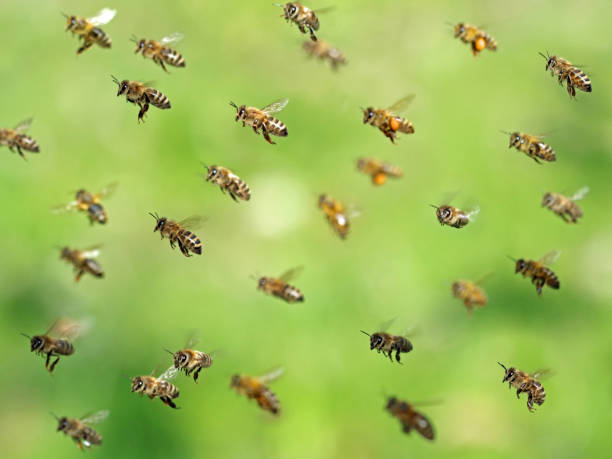
#> input picture Basic level image processing/c7_Histogram_Operations/bee.jpg, 612 x 459 px
$ python K8_2_1_RESIM_Histogram_Blue.py
#> lines starting #> are read from the running program, lines starting #| are printed output that depends on the picture


import cv2
import numpy as np
from matplotlib import pyplot as plt

img = cv2.imread('bee.jpg')
#> img is the input picture: shape (459, 612, 3); mean B, G, R 89.1, 187.1, 158.7

hist = cv2.calcHist([img],[0],None,[256],[0,256])
#> hist = 256 values, max 5564 at index 95, min 2 at index 206, mean 1097.3

plt.plot(hist, color='b')
plt.title('Mavi Kanal')
plt.show()
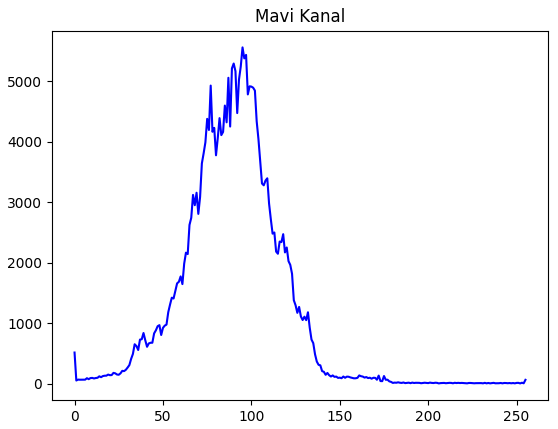
#> figure drawn by matplotlib, 1 panel; curve peaks at x = 95, y = 5564

cv2.imshow("img",img)

cv2.waitKey(0)
cv2.destroyAllWindows()

$ run again, with Basic level image processing/c7_Histogram_Operations/Resim13_Rontgen_Panoramik.jpg copied over Basic level image processing/c7_Histogram_Operations/bee.jpg
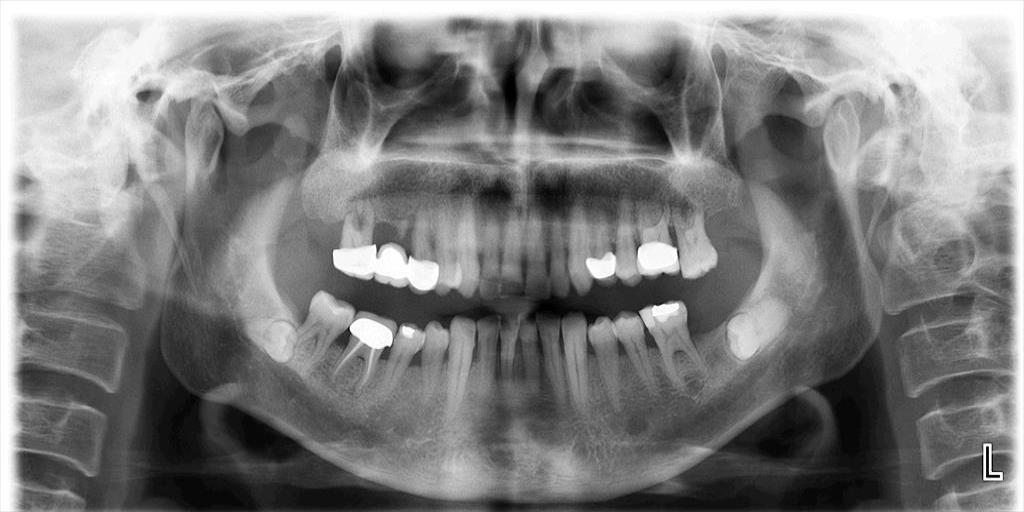
#> input picture Basic level image processing/c7_Histogram_Operations/Resim13_Rontgen_Panoramik.jpg, 1024 x 512 px
#> img is the input picture: shape (512, 1024, 3); min 0, max 255, mean 127.4
#> hist = 256 values, max 11088 at index 255, min 41 at index 3, mean 2048
#> `plt.show()`:
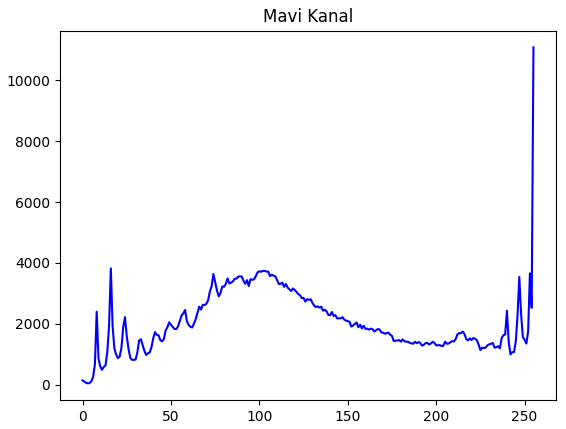
#> figure drawn by matplotlib, 1 panel; curve peaks at x = 255, y = 11088

$ run again, with Basic level image processing/c7_Histogram_Operations/Resim17_Bitewing1.jpg copied over Basic level image processing/c7_Histogram_Operations/bee.jpg
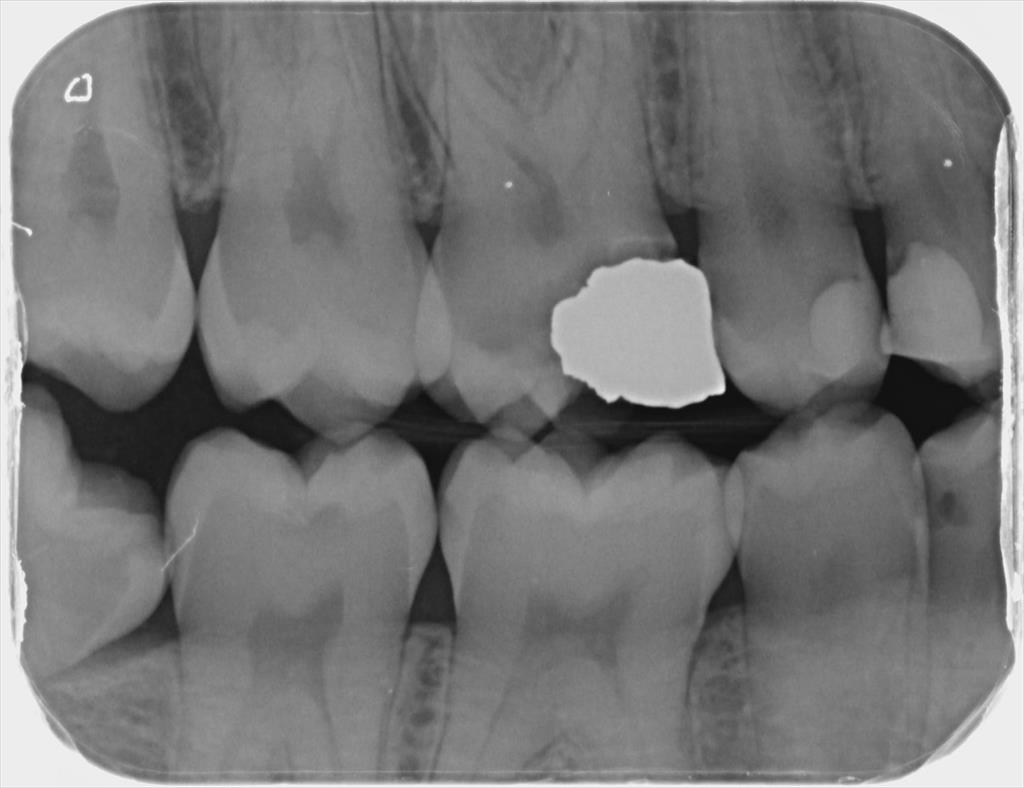
#> input picture Basic level image processing/c7_Histogram_Operations/Resim17_Bitewing1.jpg, 1024 x 788 px
#> img is the input picture: shape (788, 1024, 3); min 12, max 253, mean 118.6
#> hist = 256 values, max 18085 at index 237, min 0 at index 0, mean 3152
#> `plt.show()`:
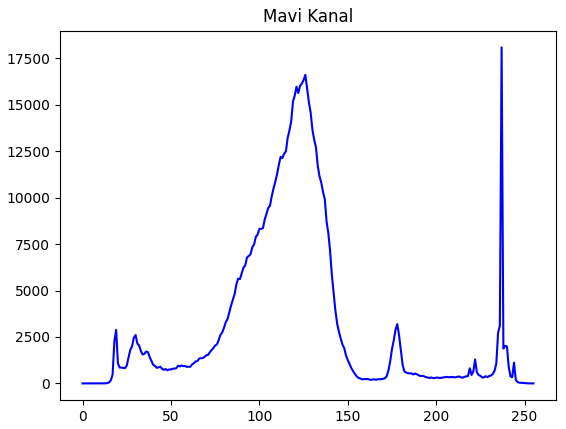
#> figure drawn by matplotlib, 1 panel; curve peaks at x = 237, y = 18085
